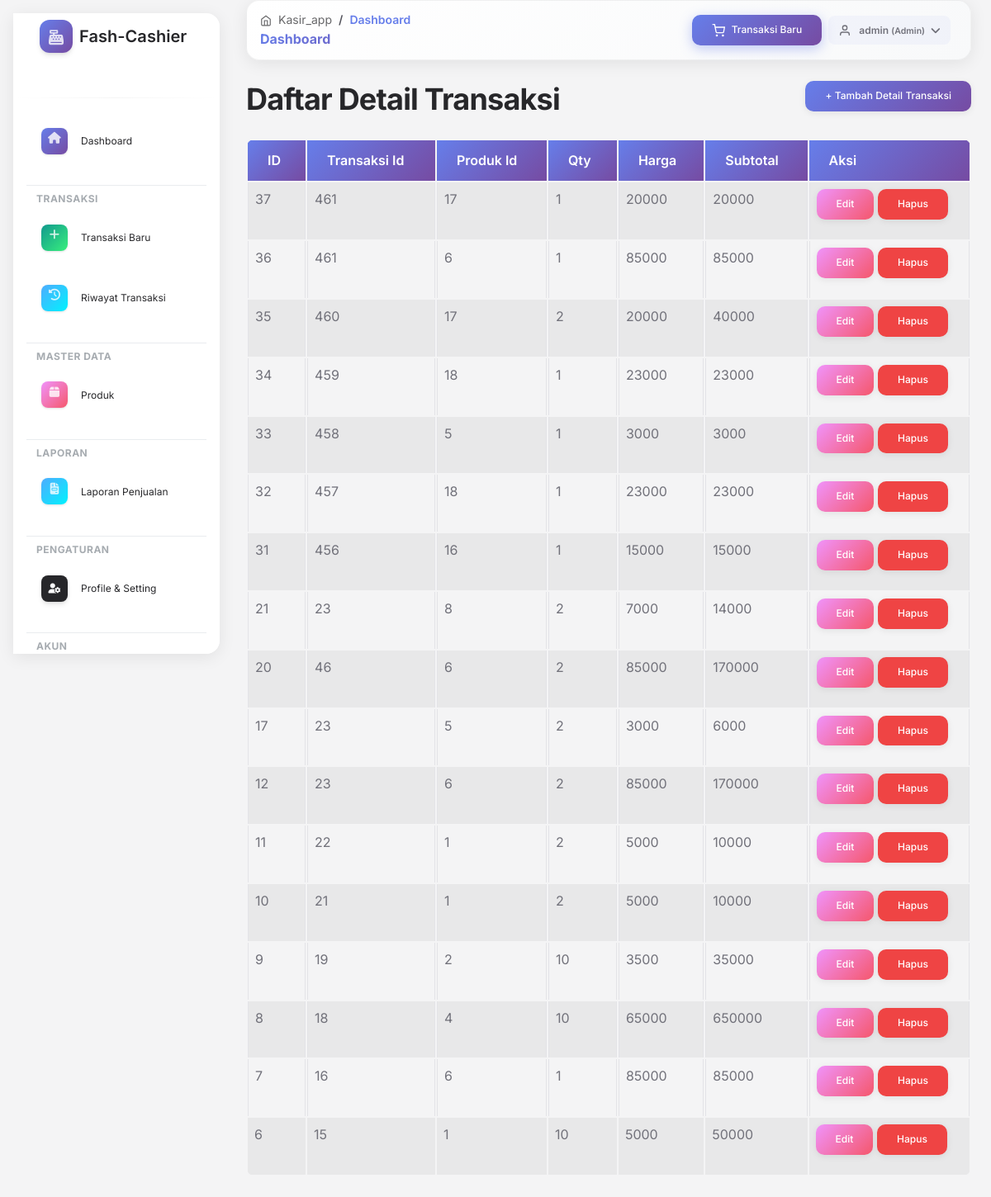
The page /detail_transaksi/index.php (signed in) on the database its author committed.
### tables this page shows
CREATE TABLE `detail_transaksi` (
  `id` int(11) NOT NULL,
  `transaksi_id` int(11) NOT NULL,
  `produk_id` int(11) NOT NULL,
  `qty` int(11) NOT NULL,
  `harga` int(11) NOT NULL,
  `subtotal` int(11) NOT NULL
);

### detail_transaksi/index.php (the view, shortened to what this page needs)
<?php
require_once '../config/database.php';
$result = mysqli_query($connection, "SELECT * FROM `detail_transaksi` ORDER BY id DESC");
?>
<?php include '../views/'.$THEME.'/header.php'; ?>
<?php include '../views/'.$THEME.'/sidebar.php'; ?>
<?php include '../views/'.$THEME.'/topnav.php'; ?>
<?php include '../views/'.$THEME.'/upper_block.php'; ?>
            <div class="d-flex justify-content-between align-items-center mb-3">
                <h2>Daftar Detail Transaksi</h2>
                <a href="add.php" class="btn btn-primary">+ Tambah Detail Transaksi</a>
            </div>
            <?php if (mysqli_num_rows($result) > 0): ?>
                <div class="table-responsive">
                    <table class="table table-striped table-bordered">
                        <thead>
                            <tr>
                                <th>ID</th>
                                <th>Transaksi Id</th>
                                <th>Produk Id</th>
                                <th>Qty</th>
                                <th>Harga</th>
                                <th>Subtotal</th>
                                <th>Aksi</th>
                            </tr>
                        </thead>
                        <tbody>
                            <?php while ($row = mysqli_fetch_assoc($result)): ?>
                                <tr>
                                    <td><?= $row['id'] ?></td>
                                    <td><?= htmlspecialchars($row['transaksi_id']) ?></td>
                                    <td><?= htmlspecialchars($row['produk_id']) ?></td>
                                    <td><?= htmlspecialchars($row['qty']) ?></td>
                                    <td><?= htmlspecialchars($row['harga']) ?></td>
                                    <td><?= htmlspecialchars($row['subtotal']) ?></td>
                                    <td>
                                        <a href="edit.php?id=<?= $row['id'] ?>" class="btn btn-sm btn-warning">Edit</a>
                                        <a href="delete.php?id=<?= $row['id'] ?>" class="btn btn-sm btn-danger" onclick="return confirm('Yakin hapus detail transaksi ini?')">Hapus</a>
                                    </td>
                                </tr>
                            <?php endwhile; ?>
                        </tbody>
                    </table>
                </div>
            <?php else: ?>
                <div class="alert alert-info">Belum ada data detail transaksi.</div>
            <?php endif; ?>
<?php include '../views/'.$THEME.'/lower_block.php'; ?>
<?php include '../views/'.$THEME.'/footer.php'; ?>

### views/soft-ui/header.php (style rules this page uses)
:root { --primary-gradient: linear-gradient(135deg, #667eea 0%, #764ba2 100%); --success-gradient: linear-gradient(135deg, #11998e 0%, #38ef7d 100%); --info-gradient: linear-gradient(135deg, #4facfe 0%, #00f2fe 100%); --warning-gradient: linear-gradient(135deg, #f093fb 0%, #f5576c 100%); --transition-slow: all 0.4s cubic-bezier(0.4, 0, 0.2, 1); --transition-fast: all 0.2s ease; --shadow-sm: 0 2px 8px rgba(0,0,0,0.08); --shadow-md: 0 4px 16px rgba(0,0,0,0.12); --shadow-lg: 0 8px 32px rgba(0,0,0,0.15); --shadow-xl: 0 20px 40px rgba(0,0,0,0.2); }
body { font-family: 'Inter', -apple-system, BlinkMacSystemFont, 'Segoe UI', Roboto, 'Helvetica Neue', Arial, sans-serif; transition: var(--transition-slow); overflow-x: hidden; background-color: #f8f9fa !important; }
body.g-sidenav-show { animation: fadeIn 0.5s ease-out; }
.table-responsive { scrollbar-width: thin; scrollbar-color: #667eea #f1f1f1; }
.btn { border-radius: 10px !important; transition: var(--transition-slow); text-transform: capitalize; font-weight: 500; padding: 0.625rem 1.5rem; box-shadow: var(--shadow-sm); }
.btn-primary { background: var(--primary-gradient) !important; border: none !important; }
.btn-warning { background: var(--warning-gradient) !important; border: none !important; }
.table { border-radius: 12px; overflow: hidden; }
.table thead th { background: var(--primary-gradient); color: white; font-weight: 600; border: none; }
.table tbody tr { transition: var(--transition-fast); }
a { transition: var(--transition-fast); text-decoration: none; }

### rows shown on the page
detail_transaksi: id "37", transaksi "461", produk "17", qty "1", harga "20000", subtotal "20000"
detail_transaksi: id "36", transaksi "461", produk "6", qty "1", harga "85000", subtotal "85000"
detail_transaksi: id "35", transaksi "460", produk "17", qty "2", harga "20000", subtotal "40000"
detail_transaksi: id "34", transaksi "459", produk "18", qty "1", harga "23000", subtotal "23000"
detail_transaksi: id "33", transaksi "458", produk "5", qty "1", harga "3000", subtotal "3000"
detail_transaksi: id "32", transaksi "457", produk "18", qty "1", harga "23000", subtotal "23000"
detail_transaksi: id "31", transaksi "456", produk "16", qty "1", harga "15000", subtotal "15000"
detail_transaksi: id "21", transaksi "23", produk "8", qty "2", harga "7000", subtotal "14000"
detail_transaksi: id "20", transaksi "46", produk "6", qty "2", harga "85000", subtotal "170000"
detail_transaksi: id "17", transaksi "23", produk "5", qty "2", harga "3000", subtotal "6000"
detail_transaksi: id "12", transaksi "23", produk "6", qty "2", harga "85000", subtotal "170000"
detail_transaksi: id "11", transaksi "22", produk "1", qty "2", harga "5000", subtotal "10000"
detail_transaksi: id "10", transaksi "21", produk "1", qty "2", harga "5000", subtotal "10000"
detail_transaksi: id "9", transaksi "19", produk "2", qty "10", harga "3500", subtotal "35000"
detail_transaksi: id "8", transaksi "18", produk "4", qty "10", harga "65000", subtotal "650000"
detail_transaksi: id "7", transaksi "16", produk "6", qty "1", harga "85000", subtotal "85000"
detail_transaksi: id "6", transaksi "15", produk "1", qty "10", harga "5000", subtotal "50000"

### other values the page prints
$page_title "Dashboard"
$_SESSION['username'] "admin"
$_SESSION['role'] "Admin"
